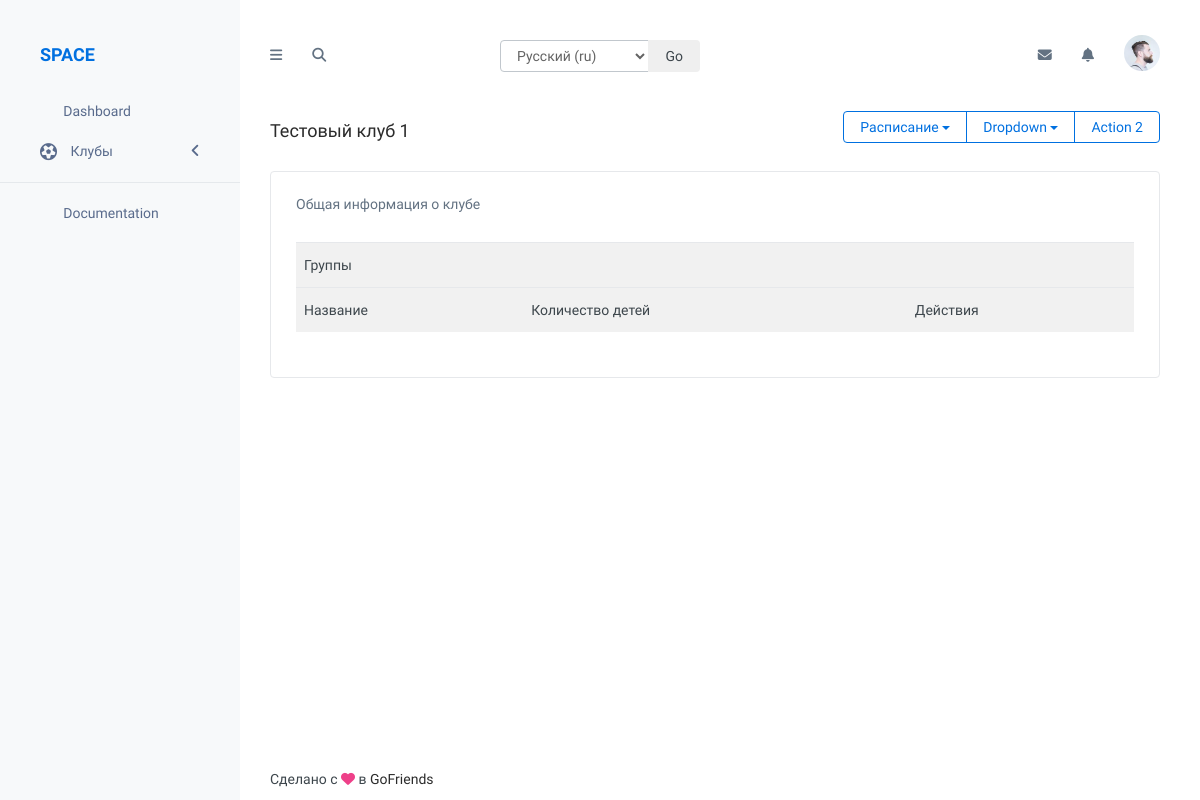
The app's page /dashboard/club/admin/actions/1/, older data.
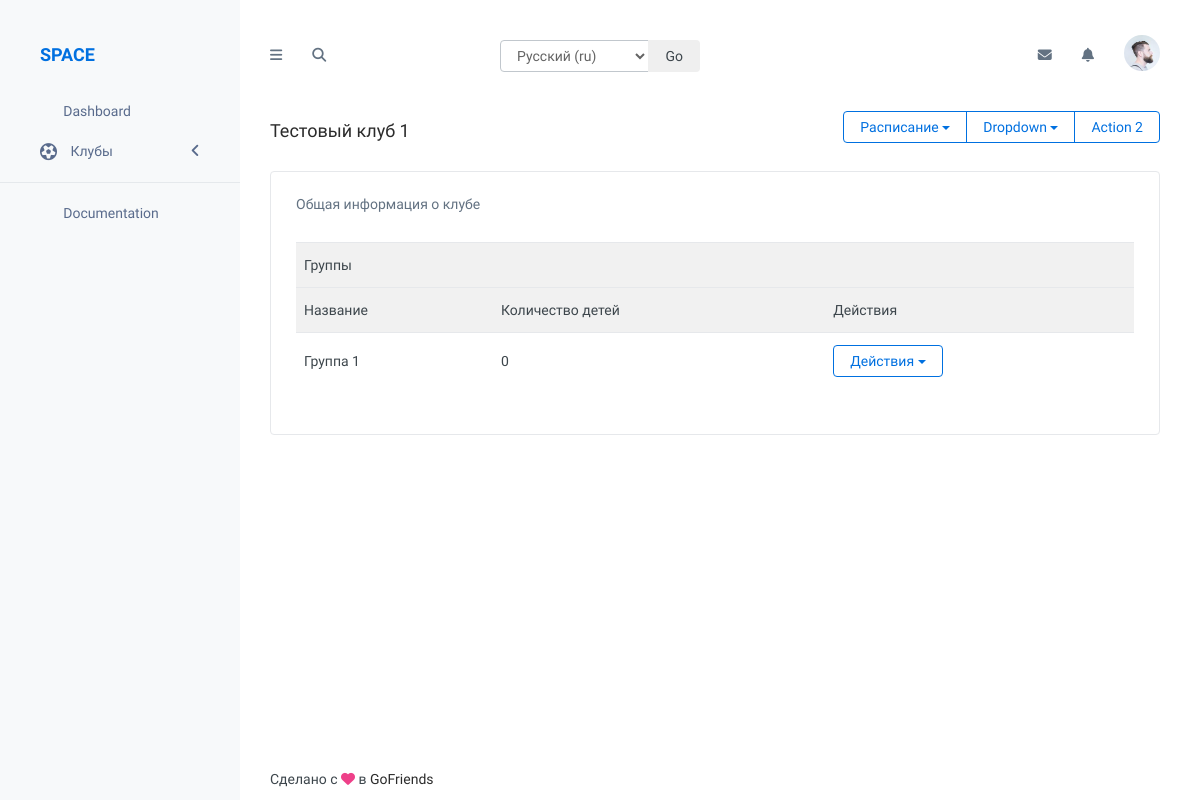
The same page, newer data.
### club/models.py (models this page shows, shortened)
class Group(models.Model):
    title = models.CharField(max_length=200, verbose_name=_('Название'))
    club = models.ForeignKey(Club, on_delete=models.CASCADE)
    children = models.ManyToManyField(Child, blank=True)
    color = ColorField(verbose_name=_('Цвет'), default='#238a53')
    class Meta:
        verbose_name = _('Группа')
        verbose_name_plural = _('Группы')
    def count_children(self):
        return self.children.count()

### club/views.py (the view)
# urls.py: path('actions/<int:club_id>/', ClubAdminActionsView.as_view(), name='admin-club-actions'),
class ClubAdminActionsView(View):
    def get(self, request, club_id):
        club = Club.objects.get(pk=club_id)
        context = {
            'club': club,
        }
        return render(request, 'club/club-admin-start.html', context)

### club/templates/club/club-admin-start.html (shortened to what this page needs)
{% extends 'cabinet.html' %}
{% load i18n %}
{% block content %}
    {% include 'club/_club-admin-actions.html' %}
    <div class="col-sm-12">
        <div class="panel panel-white">
            <div class="panel-body">
                <div class="panel-heading">
                    <h4 class="panel-title">{% trans 'Общая информация о клубе' %}</h4>
                </div>
                <div class="panel-body">
                    <div class="table-responsive-">
                        <table class="table">
                            <tr class="bg-light">
                                <td colspan="3">{% trans 'Группы' %}</td>
                            </tr>
                            <tr class="bg-light">
                                <td>{% trans 'Название' %}</td>
                                <td>{% trans 'Количество детей' %}</td>
                                <td>{% trans 'Действия' %}</td>
                            </tr>
                            {% for group in club.group_set.all %}
                                <tr>
                                    <td style="vertical-align: middle;">{{ group.title }}</td>
                                    <td style="vertical-align: middle;">{{ group.count_children }}</td>
                                    <td style="vertical-align: middle;">
                                        <div class="btn-group">
                                            <div class="btn-group" role="group">
                                                <button type="button" class="btn btn-default dropdown-toggle" data-toggle="dropdown" aria-expanded="false">
                                                    {% trans 'Действия' %}
                                                    <span class="caret"></span>
                                                </button>
                                            </div>
                                        </div>
                                    </td>
                                </tr>
                            {% endfor %}
                        </table>
                    </div>
                </div>
            </div>
        </div>
    </div>
{% endblock content %}

Row changes from the older to the newer data that the page shows:
added Group: title "Группа 1", count_children "0"
